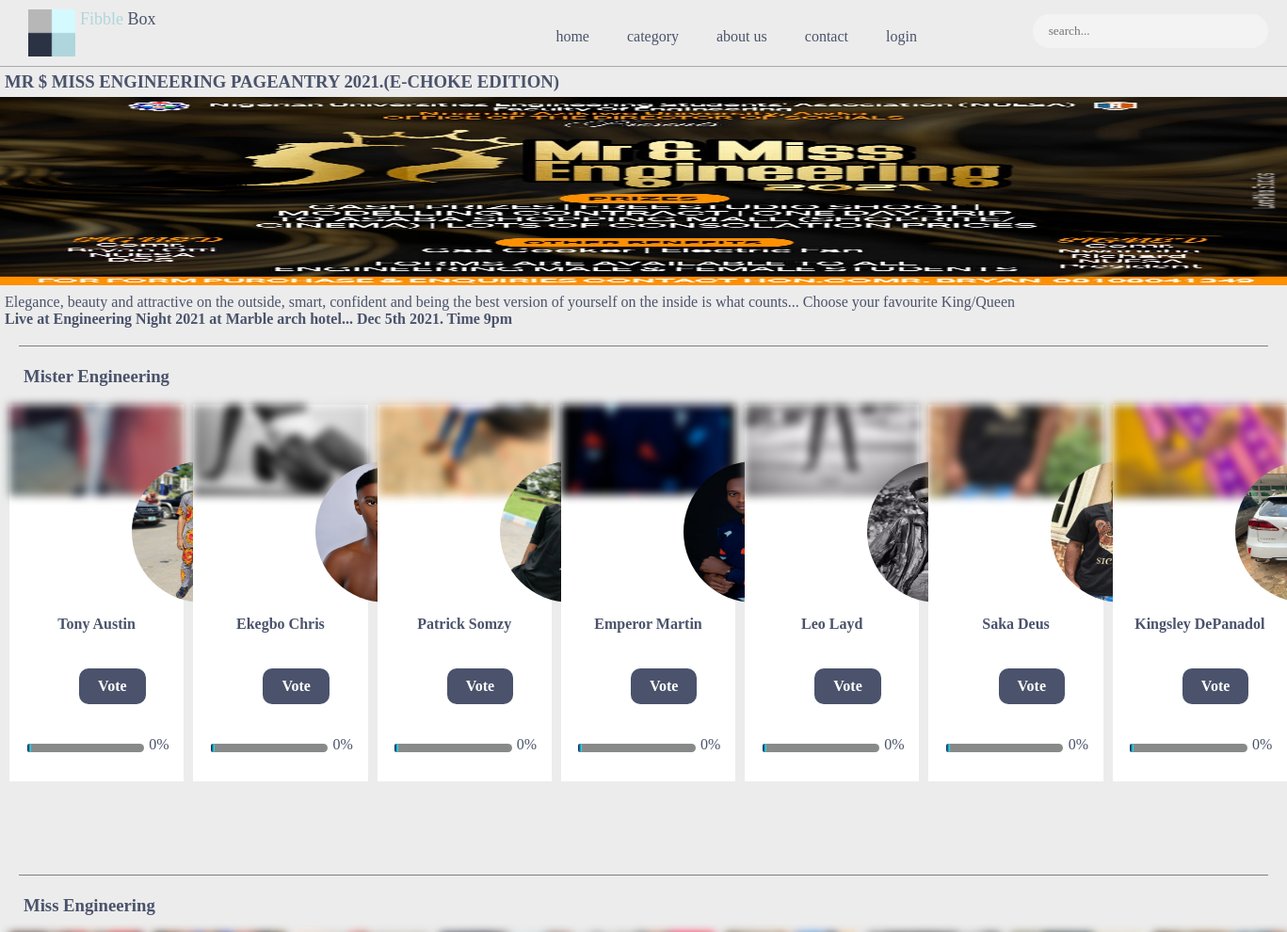
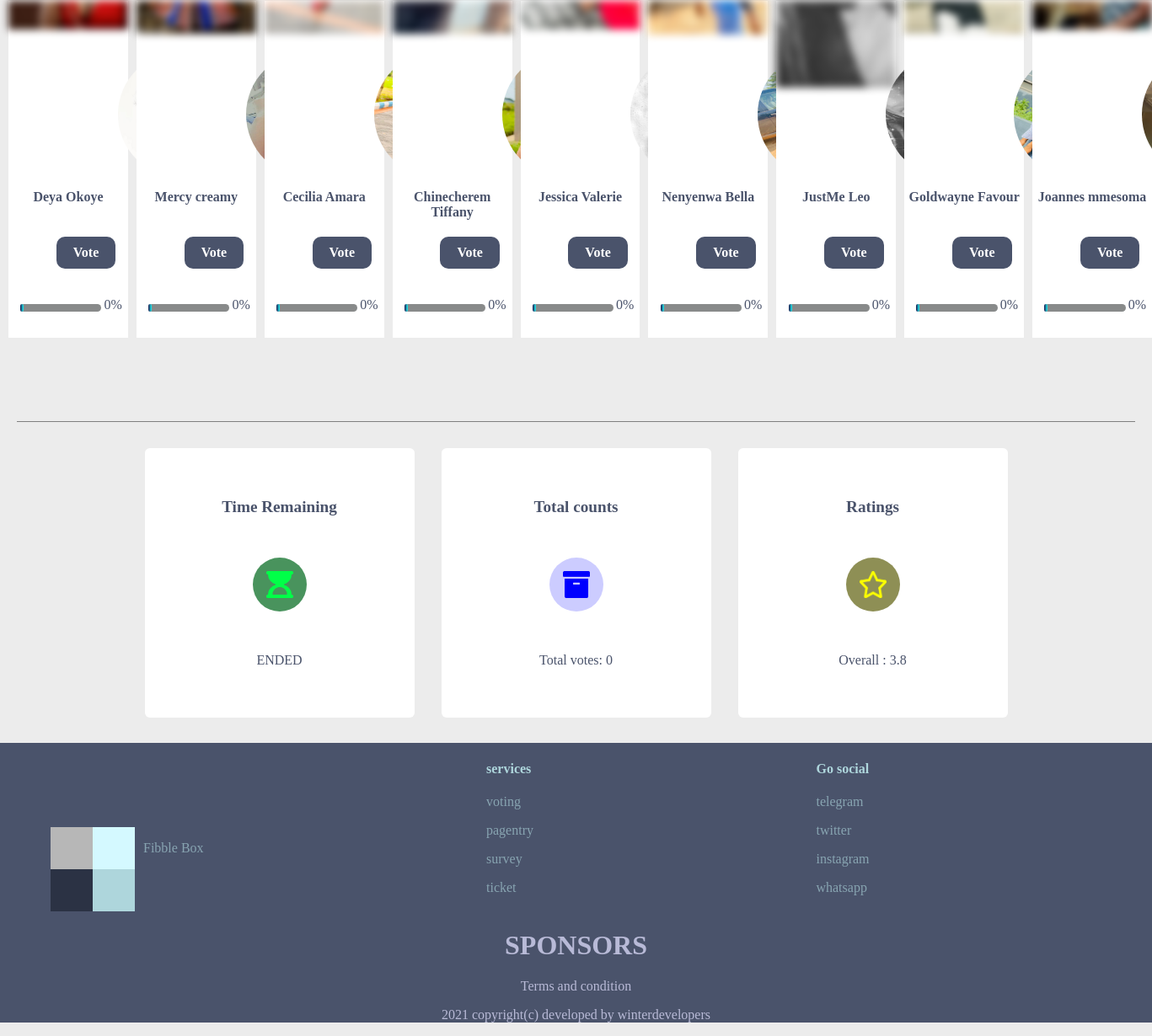
/nuessa_night/, run on an earlier commit of the app's database (2 pictures, top to bottom).
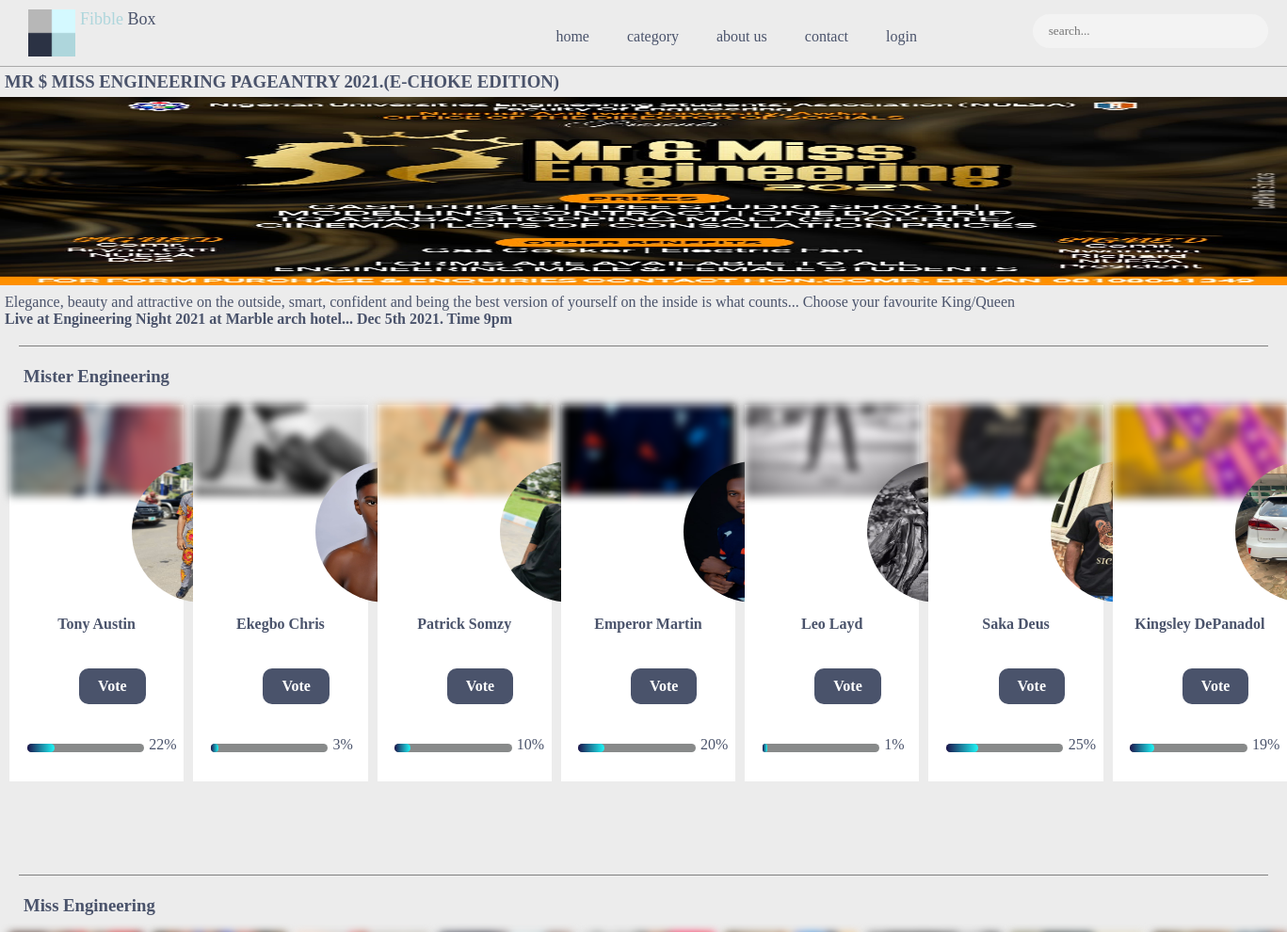
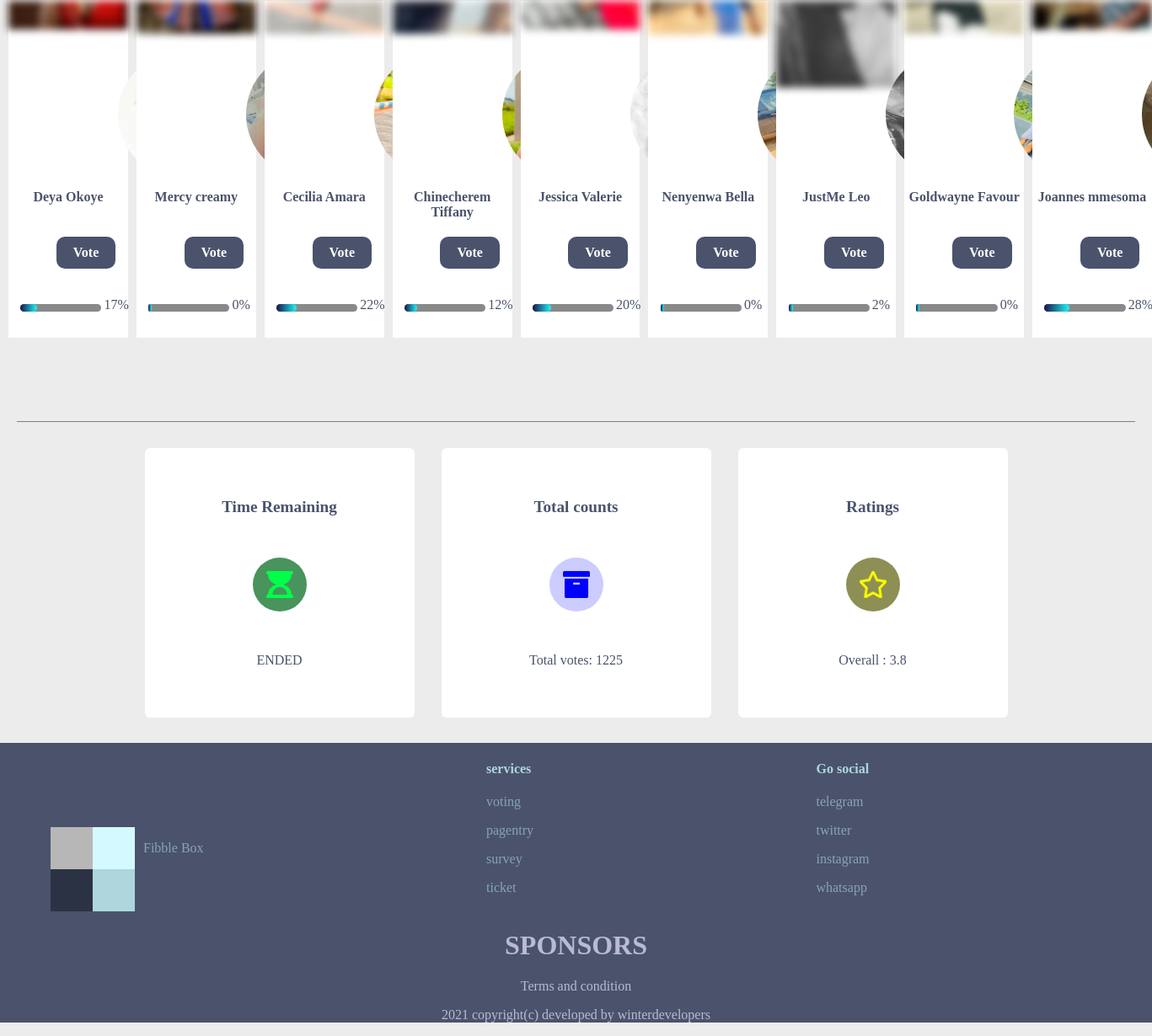
And on a later commit of the database (2 pictures, top to bottom).
### fibblebox_app/models.py (models this page shows, shortened)
class Event(models.Model):
    name = models.CharField(max_length=250)
    slug = models.SlugField(max_length=250, unique=True)
    event_image = models.ImageField(upload_to = 'media/events')
    event_banner = models.ImageField(upload_to = 'media/events')
    event_info = models.CharField(max_length=3000, null=True, blank=True)
    category = models.CharField(choices=CATEGORIES, max_length=2)
    intro_text = models.CharField(max_length=250)
    discription = models.CharField(max_length=450)
    date = models.DateField()
    count_down = models.DateTimeField()
    @property
    def total_votes(self):
        candidate_vote = self.event_candidate.all()
        event_votes = sum([vote.votes for vote in candidate_vote])
        return event_votes
    @property
    def eventBanner(self):
        try:
            url = self.event_banner.url
        except:
            url = ''
        return url

class Office(models.Model):
    event = models.ForeignKey(Event, on_delete=models.CASCADE, related_name='event_office')
    office_name = models.CharField(max_length=200)
    @property
    def office_total_votes(self):
        votes = self.candidate_office.all()
        office_votes = sum([x.votes for x in votes])
        return office_votes
    def __str__(self):
        return self.office_name

class Candidate(models.Model):
    event = models.ForeignKey(Event, on_delete=models.CASCADE, related_name='event_candidate')
    office = models.ForeignKey(Office, on_delete=models.CASCADE, related_name='candidate_office', null=True)
    name = models.CharField(max_length=100)
    quote = models.CharField(max_length=250)
    background_image = models.ImageField()
    personal_image = models.ImageField()
    votes = models.IntegerField()
    @property
    def background_image_URL(self):
        try:
            image =   self.background_image.url
        except:
            image = ''
        return image
    @property
    def personal_image_URL(self):
        try:
            image = self.personal_image.url
        except:
            image = ''
        return image
        total_votes = sum([vote  for vote in range(0,self.votes - 1)])
        return total_votes
    @property
    def office_name(self):
        return str(self.office)

### fibblebox_app/views.py (the view)
# urls.py: path('<slug:slug>/', event, name='event'),
def event(request, slug):
    template_name = 'event.html'
    event = get_object_or_404(Event, slug=slug)
    candidate = event.event_candidate.all()
    office  = event.event_office.all()
    percentage_votes = event.total_votes
    print(office)
    context = { 'event':event, 'candidate':candidate, 'office':office, 'percentage_votes':percentage_votes}
    return render(request, template_name, context)

### templates/event.html (shortened to what this page needs)
{% extends 'base.html' %}
{% load static %}
{% block content %}
<h3 style="margin: 5px;">MR $ MISS ENGINEERING PAGEANTRY 2021.(E-CHOKE EDITION)</h3>
<div class="event">
    <img src="{{event.eventBanner}}" alt="" style="object-fit: fill; background-position: center;">
    <div style="margin: 5px;">
        {{event.intro_text}} <br>
        <span style="font-weight: 700;">Live at Engineering Night 2021 at Marble arch hotel...       Dec 5th 2021.  Time 9pm </span>
    </div>
    <div style="background-color: grey; position: relative; top: -1px; height: 1px; margin: 20px 20px; "></div>
    {% for candy in office %}
    <h3 class="event-office-name">{{candy.office_name}}</h3>
    <div class="event-office">
    {% for cap in candidate %}
    {% if cap.office_name == candy.office_name %}
    <div>
        <div class="img-box" style="background: url('{{cap.background_image_URL}}'); filter: blur(5px); -webkit-filter: blur(5px);" alt="back-img">
        </div>
        <div class="person-image">
            <img src="{{cap.personal_image_URL}}" alt="" style="height: 150px; width: 150px; border-radius: 50%;">
        </div>
        <h4 class="person-name">{{cap.name}}</h4>
        <a href="{% url 'fibblebox_app:candidate' cap.id %}"><div style="position: absolute; top:70%; left:40%; padding:10px 20px ; background-color:#4A536B; border-radius: 10px; color: white; font-weight: 700;">Vote</div></a>
        <div style="position: absolute; top:90%; left: 10%; background-color: rgb(136, 138, 138); height: 5px; width:65%; padding: 2px; border-radius: 5px;" ></div>
        <div style="position: absolute; top:90%; left: 10%;background-image:linear-gradient(to right, rgb(27, 18, 75),rgb(30, 247, 247)); height:5px; width:{% widthratio  cap.votes candy.office_total_votes 65 %}% ; padding:2px; border-radius:5px;" ></div>
        <div style="position: absolute; top:88%; left: 80%;"> {% widthratio  cap.votes candy.office_total_votes 100 %}% </div>
    </div>
    {% endif %}
    {% endfor %}
        </div>
        <div style="background-color: grey; position: relative; top: -1px; height: 1px; margin: 20px 20px; "></div>
    {% endfor %}
<div class="summary">
    <div class="summary-content" >
        <h4>Time Remaining</h4>
        <div class="analytics-img-box">
            <img src="{% static 'images/time.png' %}" alt="" >
        </div>
        <div class="analytics-main" id="count-down">6days : 13hrs : 2mins</div>
    </div>
    <div class="summary-content">
        <h4>Total counts</h4>
        <div class="analytics-img-box">
            <img src="{% static 'images/ballot-box.png' %}" alt="" >
        </div>
        <div class="analytics-main">Total votes: {{event.total_votes}} </div>
    </div>
    <div class="summary-content">
        <h4>Ratings</h4>
        <div class="analytics-img-box">
            <img src="{% static 'images/star.png' %}" alt="">
        </div>
        <div class="analytics-main">Overall : 3.8</div>
    </div>
</div>
{% endblock %}

### templates/base.html (shortened to what this page needs)
<!DOCTYPE html>
{% load static %}
<html>
    <head>
        <link rel="stylesheet" href="{% static 'css/fibblebox.css' %}">
        <link rel="stylesheet" href="{% static 'css/fibblebox_mobile.css' %}">
    </head>
    <body>
    <div class="nav-bar">
        <div class="nav-bar-head">
            <img src="{% static 'logos/fibble_box_logo.png' %}" alt="">
            <a style="text-decoration:none; padding: 0px; margin-left: 5px;" href="{% url 'fibblebox_app:home' %}"><span style="color: #AED6DC;"> Fibble</span> <span style="color: #4A536B;">Box</span></a>
        </div>
        <div class="nav-bar-links">
            <div>home</div>
            <div>category</div>
            <div>about us</div>
            <div>contact</div>
            <div>login</div>
        </div>
        <div class="nav-bar-search">
            <input type='search' placeholder="  search...">
        </div>
    </div>
    {% block content %}
    {% endblock content %}
        <footer>
            <div class="footer-item">
                <div class="footer-box">
                    <img src="{% static 'logos/fibble_box_logo.png' %}" alt="">
                    <p style="margin-left: 10px;">Fibble Box</p>
                </div>
                <div>
                    <h4>services</h4>
                    <p>voting</p>
                    <p>pagentry</p>
                    <p>survey</p>
                    <p>ticket</p>
                </div>
                <div>
                    <h4>Go social</h4>
                    <p>telegram</p>
                    <p>twitter</p>
                    <p>instagram</p>
                    <p>whatsapp</p>
                </div>
            </div>
            <div style=" color: rgba(205, 205, 235, 0.842); text-align: center;"> <H1>SPONSORS</H2></div>
                <div><p style="color: rgba(205, 205, 235, 0.842);text-align: center;">Terms and condition </p></div>
                <div><p style="color: rgba(205, 205, 235, 0.842);text-align: center;">2021 copyright(c) developed by winterdevelopers </p></div>
        </footer>
    </body>
</html>

### static/css/fibblebox.css (style rules this page uses)
:root { --font-color: #4A536B; --background-color: rgb(236, 236, 236); --background-color-dark: #4A536B; --background-color-form-input: #D4F9FF; }
body { margin: 0px; padding: 0px; color : var(--font-color); font-family: 'Poppins'; background-color: var(--background-color); }
.event > img { width: 100%; height: 200px; }
.event-office { display: grid; grid-template-columns: auto auto auto; margin-bottom: 100px; display: flex; justify-content: space-evenly; }
.event-office-name { padding-left: 25px; }
.event-office > div { margin-left: 10px; background-color: rgb(255, 255, 255); height: 400px; position: relative; width: 400px; }
.nav-bar { display: flex; flex-direction: row; justify-content: space-between; padding: 10px; background-color: var(--background-color); text-align: center; border-bottom: solid rgb(170, 170, 170) 0.2px; }
.nav-bar-head { margin-left: 20px; font-size: large; padding-top: 0px; display: flex; flex-direction: row; }
.nav-bar-head > img { width: 50px; height: 50px; }
.nav-bar-links { display: flex; flex-direction: row; justify-content: space-between; margin-inline-start: 25vw; margin-top: 10px; }
.nav-bar-links>div { padding-inline-end: 40px; padding-top: 10px; }
.nav-bar-search { margin-right: 10px; margin-top: 5px; }
.nav-bar-search > input[type=search] { background-color: rgba(247, 247, 247, 0.685); padding: 10px; border-radius: 20px; border:none; width: 250px; font-weight: 500; font-family: poppins; }
footer { background-color: var(--background-color-dark); }
.footer-item { display:grid; grid-template-columns: auto auto auto; color: #AED6DC; padding-inline-start: 10px; text-align: center; }
.footer-item > div > img { width: 100px; height: 100px; }
.footer-item>div { text-align: start; }
.footer-item >div> p { color: #aed6dc9f; text-align: start; }
.footer-box { margin-top: 100px; margin-left: 50px; display: flex; flex-direction: row; }
.person-name { text-align: center; margin-top: 40px; }
.person-image { position: absolute; top:15%; left:130px }
.summary { margin: 20px; align-items: center; display: flex; justify-content: center; }
.summary-content { margin: 10px 16px; background-color: rgb(255, 255, 255); width: 300px; height: 300px; padding: 10px; border-radius: 6px; display: flex; flex-direction: column; align-items: center; justify-content: space-evenly; }
.summary-content:nth-child(2)>.analytics-img-box { background-color: #ccccff; }
.summary-content:nth-child(3)>.analytics-img-box { background-color: #8e8f55; }
.summary-content > h4 { text-align: center; font-size: 1.2rem; margin: 0; }
.img-box { height: 11.5em; background-size: cover !important; background-repeat: no-repeat !important; background-position-y: -150px !important; }
.analytics-img-box { width: 4em; height: 4em; overflow: hidden; display: flex; justify-content: center; align-items: center; background: #49935d; border-radius: 100px; }
.analytics-img-box img { width: 50%; height: 50%; }

### static/css/fibblebox_mobile.css (style rules this page uses)
:root { --font-color: #4A536B; --background-color: rgb(236, 236, 236); --background-color-dark: #4A536B; --background-color-form-input: #D4F9FF; }

What changed in the data, as far as the page shows it:
changed through a linked row, Event: total_votes "0" → "1225"
changed Candidate "Tony Austin": votes 0 → 152 (drawn); votes+office "0" → "22"
changed Candidate "Ekegbo Chris": votes 0 → 20 (drawn); votes+office "0" → "3"
changed Candidate "Patrick Somzy": votes 0 → 70 (drawn); votes+office "0" → "10"
changed Candidate "Emperor Martin": votes 0 → 139 (drawn); votes+office "0" → "20"
changed Candidate "Leo Layd": votes 0 → 8 (drawn); votes+office "0" → "1"
changed Candidate "Saka Deus": votes 0 → 170 (drawn); votes+office "0" → "25"
changed Candidate "Kingsley DePanadol": votes 0 → 131 (drawn); votes+office "0" → "19"
changed Candidate "Deya Okoye": votes 0 → 89 (drawn); votes+office "0" → "17"
changed Candidate "Cecilia Amara": votes 0 → 117 (drawn); votes+office "0" → "22"
changed Candidate "Chinecherem Tiffany": votes 0 → 62 (drawn); votes+office "0" → "12"
changed Candidate "Jessica Valerie": votes 0 → 107 (drawn); votes+office "0" → "20"
changed Candidate "JustMe Leo": votes 0 → 10 (drawn); votes+office "0" → "2"
changed Candidate "Joannes mmesoma": votes 0 → 148 (drawn); votes+office "0" → "28"
